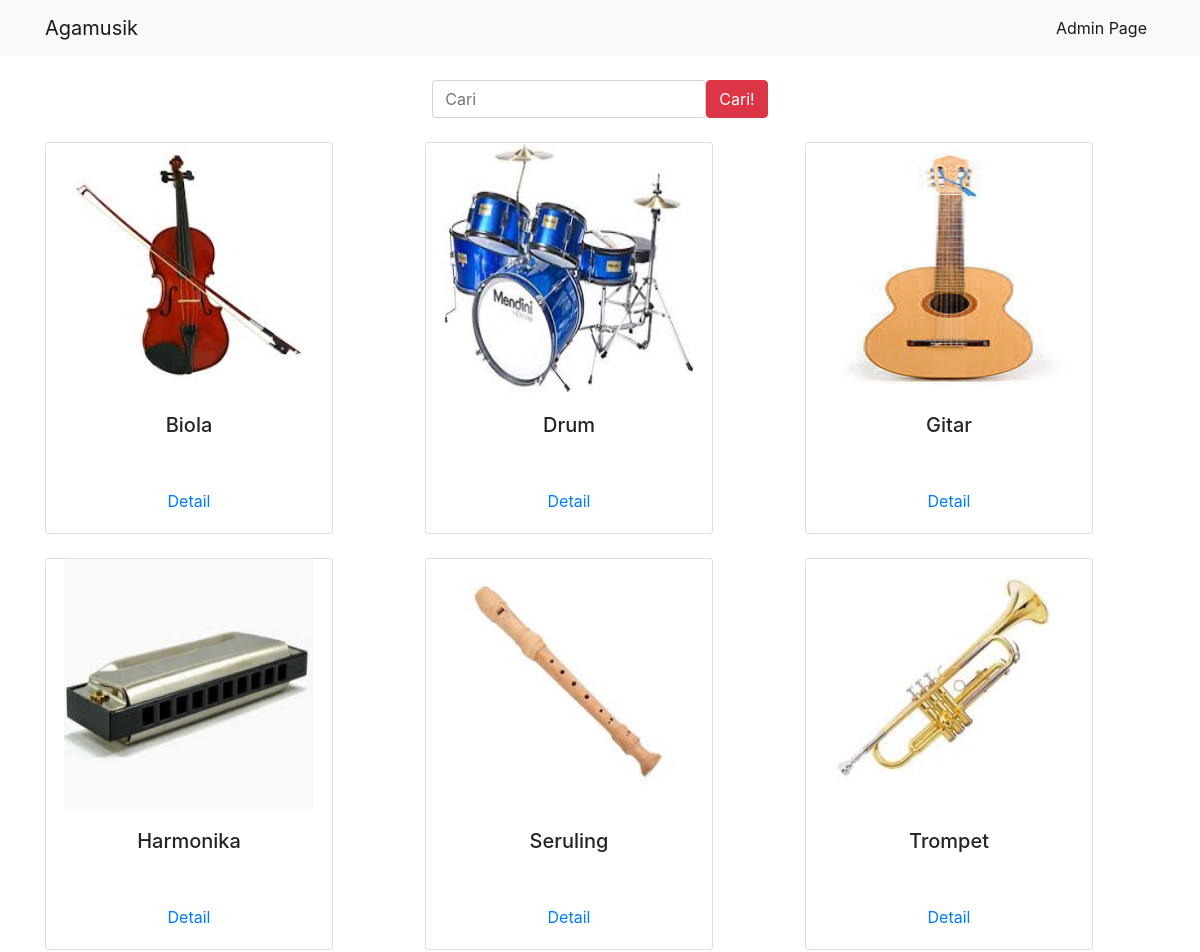
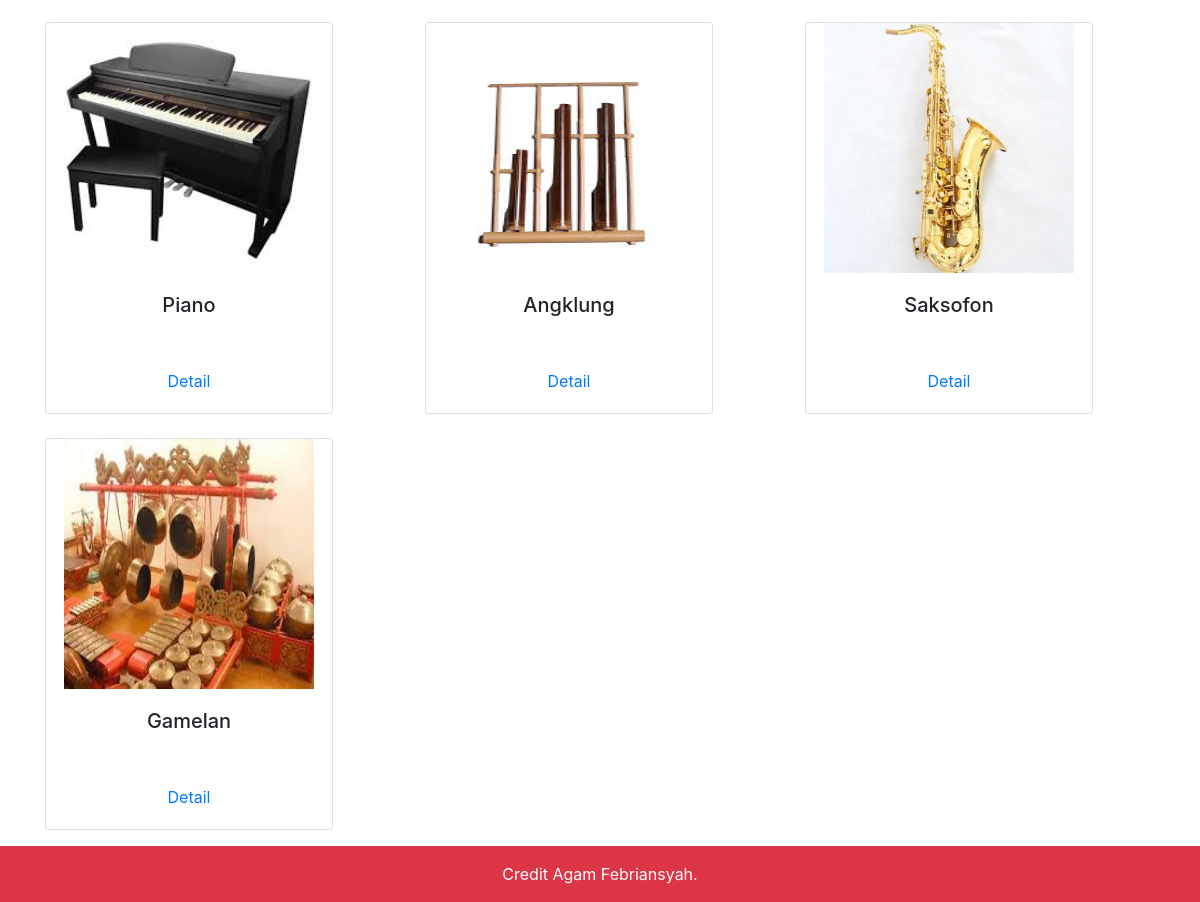
The page / on the database its author committed (2 pictures, top to bottom).
### tables this page shows
CREATE TABLE `musik` (
  `id` int(11) NOT NULL,
  `gambar` varchar(100) NOT NULL,
  `nama_alat_musik` varchar(25) NOT NULL,
  `asal` varchar(25) NOT NULL,
  `tahun_ditemukan` varchar(4) NOT NULL,
  `cara_dimainkan` varchar(10) NOT NULL
);

### php/functions.php (called while the page is built, shortened)
<?php
function koneksi()
{
    $conn = mysqli_connect("localhost", "root", "") or die("Koneksi ke DB gagal.");
    mysqli_select_db($conn, "tubes_193040069") or die("Database salah!");
    return $conn;
}
function query($sql)
{
    $conn = koneksi();
    $result = mysqli_query($conn, "$sql");
    $rows = [];
    while ($row = mysqli_fetch_assoc($result)) {
        $rows[] = $row;
    }
    return $rows;
}

### index.php (the view, shortened to what this page needs)
<?php
require 'php/functions.php';
if (isset($_GET['cari'])) {
    $keyword = $_GET['keyword'];
    $musik = query("SELECT * FROM musik WHERE
                      nama_alat_musik LIKE '%$keyword%'");
} else {
    $musik = query("SELECT * FROM musik");
}
?>
<!DOCTYPE html>
<html lang="en">
<head>
    <link rel="stylesheet" href="https://stackpath.bootstrapcdn.com/bootstrap/4.4.1/css/bootstrap.min.css">
</head>
<body style="background-image: url(https://images.unsplash.com/photo-1525018923-1ebe8261a6a6?ixlib=rb-1.2.1&ixid=eyJhcHBfaWQiOjEyMDd9&auto=format&fit=crop&w=1482&q=80)">
    <nav class="navbar navbar-expand-lg navbar-light bg-light">
        <div class="container">
            <a class="navbar-brand" href="#">Agamusik</a>
            <div class="collapse navbar-collapse" id="navbarNavAltMarkup">
                <div class="navbar-nav ml-auto">
                    <a class="nav-item nav-link active" href="php/login.php">Admin Page <span class="sr-only">(current)</span></a>
                </div>
            </div>
        </div>
    </nav>
    <div class="container">
        <form action="" method="GET" class="form-inline mt-4">
            <div class="form-group mx-auto">
                <input type="text" class="form-control" id="keyword" name="keyword" placeholder="Cari" aria-describedby="">
                <button type="submit" class="btn btn-danger" name="cari">Cari!</button>
            </div>
        </form>
        <?php if (empty($musik)) : ?>
            <h1>Data tidak ditemukan</h1>
        <?php else : ?>
            <div class="row">
                <?php foreach ($musik as $msk) : ?>
                    <div class="col-lg-4">
                        <div class="card mt-4 text-center" style="width: 18rem;">
                            <img src="assets/img/<?= $msk['gambar']; ?>" class="card-img-top" alt="..." style="width: 250px; height: 250px; margin: auto; padding: auto;">
                            <div class="card-body">
                                <h5 class="card-title"><?= $msk['nama_alat_musik']; ?></h5>
                            </div>
                            <div class="card-body">
                                <a href="php/detail.php?id=<?= $msk['id']; ?>" class="card-link">Detail</a>
                            </div>
                        </div>
                    </div>
                <?php endforeach; ?>
            </div>
        <?php endif; ?>
    </div>
    <div class="footer mt-3 bg-danger p-3">
        <p class="text-center" style="margin: 0; color:white;">Credit Agam Febriansyah.</p>
    </div>
</body>
</html>

### rows shown on the page
musik: gambar (picture), nama_alat_musik "Biola"
musik: gambar (picture), nama_alat_musik "Drum"
musik: gambar (picture), nama_alat_musik "Gitar"
musik: gambar (picture), nama_alat_musik "Harmonika"
musik: gambar (picture), nama_alat_musik "Seruling"
musik: gambar (picture), nama_alat_musik "Trompet"
musik: gambar (picture), nama_alat_musik "Piano"
musik: gambar (picture), nama_alat_musik "Angklung"
musik: gambar (picture), nama_alat_musik "Saksofon"
musik: gambar (picture), nama_alat_musik "Gamelan"
